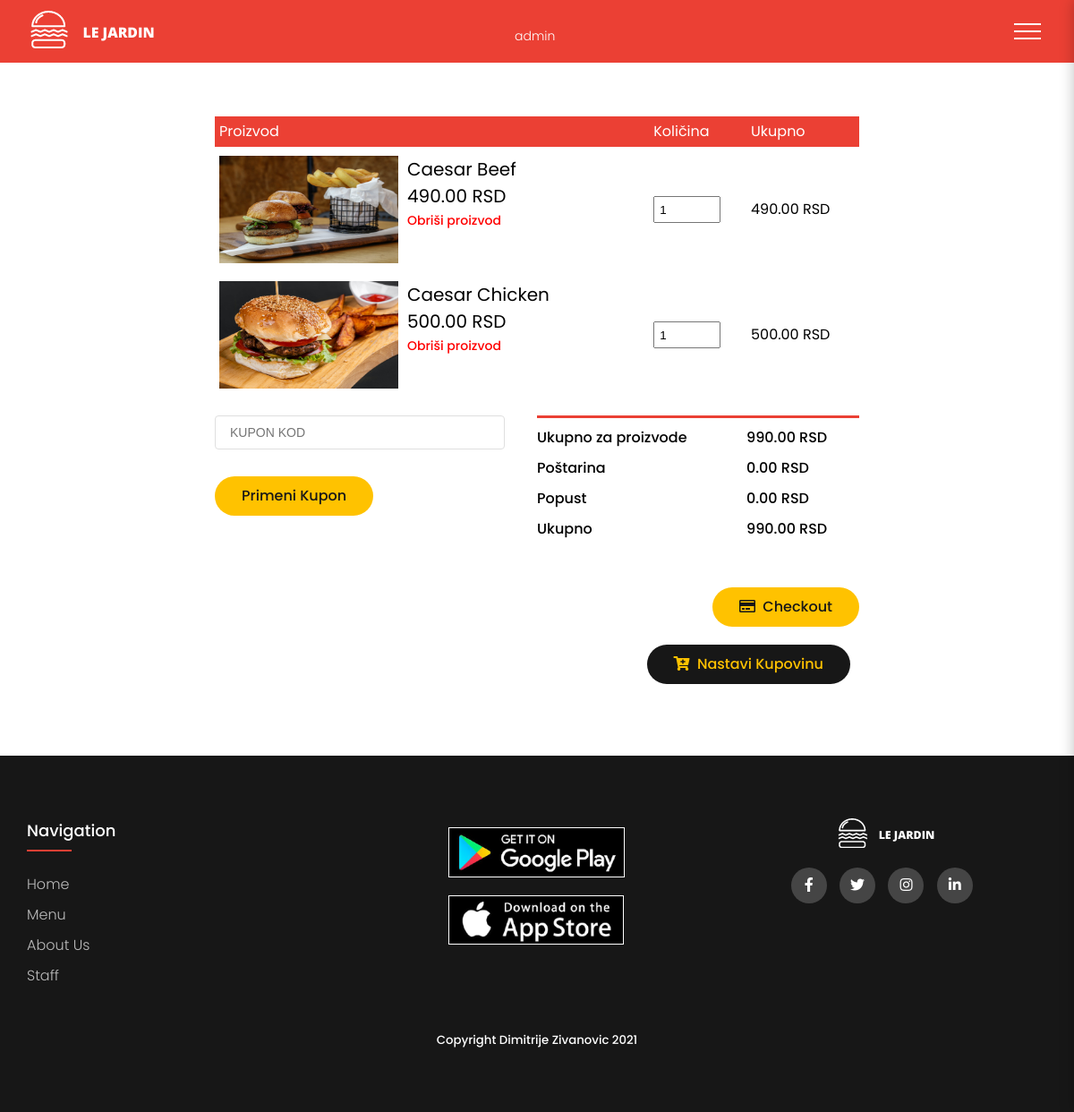
The page /cart.php (signed in) on the database as committed earlier.
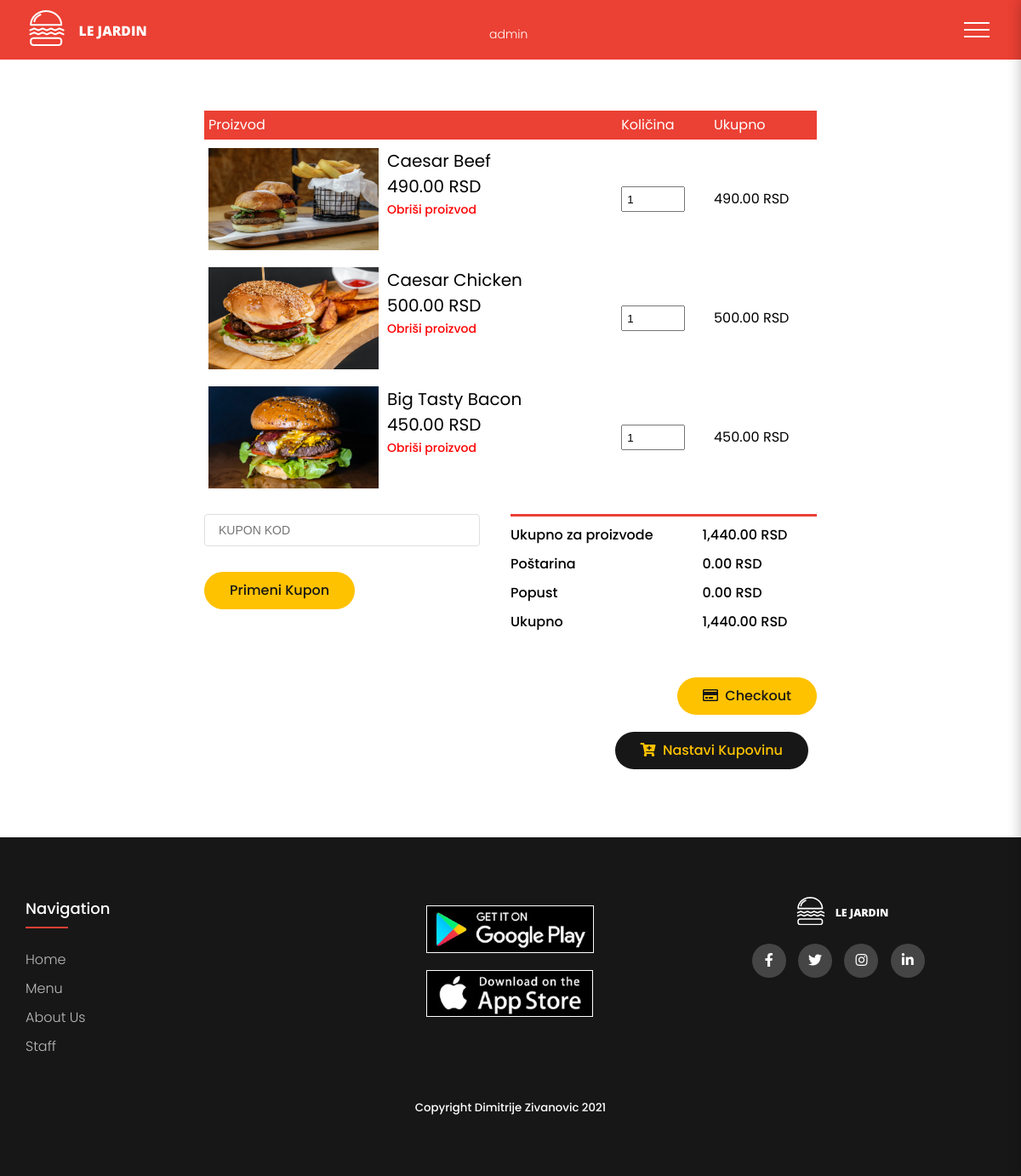
The same page on the database as committed later.
### tables this page shows
CREATE TABLE `cart` (
  `id` int(11) NOT NULL,
  `product_name` varchar(100) NOT NULL,
  `product_price` varchar(50) NOT NULL,
  `product_image` varchar(255) NOT NULL,
  `qty` int(11) NOT NULL,
  `total_price` varchar(100) NOT NULL,
  `product_code` int(11) NOT NULL,
  `usernameID` int(11) NOT NULL
);

### cart.php (the view, shortened to what the changed rows need)
<?php include('delovi/header.php'); ?>
<?php
    if($role == 'admin' || $role == 'korisnik')
    {
        if($status == 'active')
        {
?>
<body>
    <div class="small-container cart-page">
        <?php
        $stmt = $conn->prepare('SELECT * FROM cart WHERE usernameID=?');
        $stmt->bind_param('s',$id_username);
        $stmt->execute();
        $result = $stmt->get_result();
        $grand_total = 0;
        if(mysqli_num_rows($result)>0)
        {
        ?>
            <table class="tabela-cart">
                <tr>
                    <th>Proizvod</th>
                    <th>Količina</th>
                    <th>Ukupno</th>
                </tr>
                <?php
                    while ($row = $result->fetch_assoc()):
                ?>
                <tr>
                    <td>
                        <div class="cart-info">
                            <img src="img/<?= $row['product_image'] ?>" alt="" height="100px" width="150px">
                            <div>
                                <p><?= $row['product_name'] ?></p>
                                <small><?= number_format($row['product_price'],2); ?> RSD</small>
                                <br>
                                <a href="action.php?remove=<?= $row['id'] ?>" class="text-danger lead" onclick="return confirm('Obrisaće se cela količina ovog proizvoda iz korpe! Da li ste sigurni?');">Obriši proizvod</a>
                            </div>
                        </div>
                    </td>
                    <td><input type="number" class="form-control itemQty" name="kolicina" value="<?= $row['qty'] ?>" min=1 style="width:75px;"></td>
                    <td><h3><?= number_format($row['total_price'],2);?> RSD</h3></td>
                    <?php $grand_total += $row['total_price']; ?>
                </tr>
                <?php endwhile; ?>
            </table>
            <div class="row">
                <div class="col-md-6" id="div_coupon">
                    <form action="" method="POST" class="margin_bottom_30">
                        <input type="text" id="kupon" class="margin_bottom_30" name="coupon_code" placeholder="KUPON KOD" required>
                        <button type="submit" name="coupon_submit" class="btn btn-info" >Primeni kupon</button>
                    </form>
                </div>
                <?php
                    if(isset($_POST['coupon_submit']))
                    {
                        $coupon_code = $_POST['coupon_code'];
                        $sql_coupon = "SELECT * FROM coupons WHERE code = '$coupon_code'";
                        $res_coupon = mysqli_query($conn, $sql_coupon);
                        if($res_coupon==TRUE){
                            $count_coupon = mysqli_num_rows($res_coupon);
                            if($count_coupon>0){
                                $rows_coupon=mysqli_fetch_assoc($res_coupon);
                                $percentage_coupon = $rows_coupon['percentage'];
                                $grand_total_prikaz = $grand_total * $percentage_coupon;
                                $popust = $grand_total_prikaz - $grand_total;
                                $_SESSION['total_popust'] = $grand_total_prikaz;
                            }else{
                                $_SESSION['total_popust'] = $grand_total;
                                $_SESSION['error_code'] = "Uneti kupon nije validan!";
                                ?>
                                <script>window.location.href='cart.php';</script>
                                <?php
                            }
                        }
                    }else{
                        $grand_total_prikaz = $grand_total;
                        $popust = 0;
                    }
                ?>
                <div class="col-md-6" id="ukupna_cena">
                    <div class="total-price">
                        <table class="price-table">
                            <tr>
                                <td>Ukupno za proizvode</td>
                                <td> <?= number_format($grand_total,2); ?> RSD</td>
                            </tr>
                            <tr>
                                <td>Poštarina</td>
                                <td>0.00 RSD</td>
                            </tr>
                            <tr>
                                <td>Popust</td>
                                <td><?php echo number_format($popust,2); ?> RSD</td>
                            </tr>
                            <tr>
                                <td>Ukupno</td>
                                <td> <?= number_format($grand_total_prikaz,2); ?> RSD</td>
                            </tr>
                        </table>
                    </div>
                </div>
            </div>
            <div class="row">
                <div class="col-md-6"></div>
                <div class="col-md-6" id="ukupna_cena">
                    <div class="cart-actions">
                        <a href="checkout.php" class="btn btn-info <?= ($grand_total > 1) ? '' : 'disabled'; ?>"><i class="far fa-credit-card"></i>&nbsp;&nbsp;Checkout</a>
                        <a href="index.php" class="btn btn-success"><i class="fas fa-cart-plus"></i>&nbsp;&nbsp;Nastavi kupovinu</a>
                    </div>
                </div>
            </div>
    </div>
    <?php
        }
    ?>
            <?php
        }
    }else{
    header('location: login.php');
    }
    ?>
    </body>
</html>

Rows that differ between the two databases and show on the page:
added cart: product_image (picture), product_name "Big Tasty Bacon", product_price "450.00", kolicina "1", total_price "450.00"
Other text that changed with them:
$grand_total: "990.00" → "1,440.00"
$grand_total_prikaz: "990.00" → "1,440.00"
